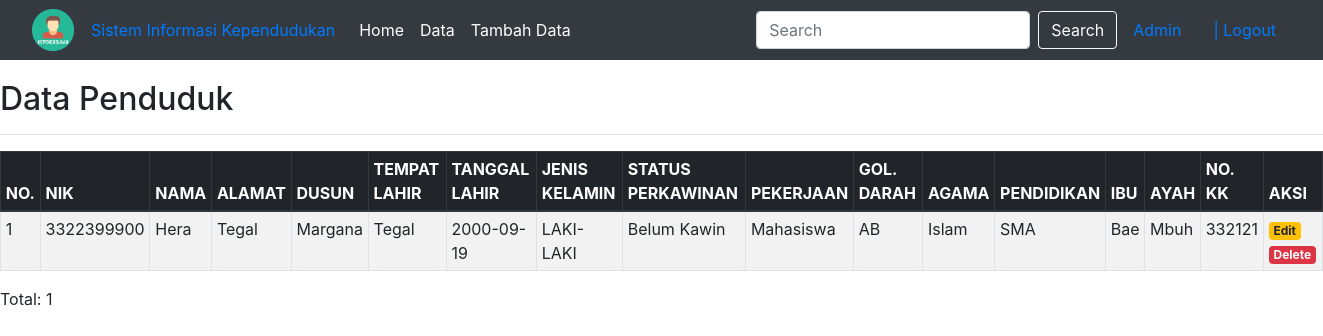
/admin/list_penduduk.php, run on the app's committed database.
### tables this page shows
CREATE TABLE `data_penduduk` (
  `id` int(11) NOT NULL,
  `NIK` char(16) NOT NULL,
  `nama` varchar(50) NOT NULL,
  `alamat` varchar(100) NOT NULL,
  `dusun` varchar(15) NOT NULL,
  `tempat_lahir` varchar(15) NOT NULL,
  `tanggal_lahir` date NOT NULL,
  `jenis_kelamin` varchar(9) NOT NULL,
  `status_perkawinan` varchar(11) NOT NULL,
  `pekerjaan` varchar(12) NOT NULL,
  `gol_darah` varchar(2) NOT NULL,
  `agama` varchar(8) NOT NULL,
  `pendidikan` varchar(12) NOT NULL,
  `ibu` varchar(25) NOT NULL,
  `ayah` varchar(25) NOT NULL,
  `no_kk` char(16) NOT NULL
);

### admin/list_penduduk.php (the view, shortened to what this page needs)
<?php
include('../config.php');
?>
<!DOCTYPE html>
<html>
<head>
	<link rel="stylesheet" href="https://stackpath.bootstrapcdn.com/bootstrap/4.1.3/css/bootstrap.min.css">
</head>
<body>
	<nav class="navbar navbar-expand-md navbar-dark bg-dark">
		<div class="container-fluid">
    <img  alt="Penduduk" src="Kependudukan.png" width="42px" style="margin: 1px;padding: 0px color:white;">
    <a href="main_menu.php" class="nav-item nav-link">Sistem Informasi Kependudukan</a>
    <div class="collapse navbar-collapse" id="navbarCollapse">
        <div class="navbar-nav">
            <a href="index.php" class="nav-item nav-link active">Home</a>
            <a href="data.php" class="nav-item nav-link active">Data</a>
            <a href="tambah_data.php" class="nav-item nav-link active">Tambah Data</a>
        </div>
        <form class="form-inline ml-auto">
            <input type="text" class="form-control mr-sm-2" placeholder="Search">
            <button type="submit" class="btn btn-outline-light">Search</button>
        </form>
        <a href="#" class="nav-item nav-link">Admin</a>
        <a href="form_login.php" class="nav-item nav-link">| Logout</a>
    </div>
</nav>
	<div class="previous" style="margin-top:20px">
		<h2>Data Penduduk</h2>
		<hr>
		<table class="table table-striped table-hover table-sm table-bordered">
			<thead class="thead-dark">
				<tr>
					<th>NO.</th>
					<th>NIK</th>
					<th>NAMA</th>
					<th>ALAMAT</th>
					<th>DUSUN</th>
					<th>TEMPAT LAHIR</th>
					<th>TANGGAL LAHIR</th>
					<th>JENIS KELAMIN</th>
					<th>STATUS PERKAWINAN</th>
					<th>PEKERJAAN</th>
					<th>GOL. DARAH</th>
					<th>AGAMA</th>
					<th>PENDIDIKAN</th>
					<th>IBU</th>
					<th>AYAH</th>
					<th>NO. KK</th>
					<th>AKSI</th>
				</tr>
			</thead>
			<tbody>
				<?php
				$sql = mysqli_query($koneksi, "SELECT * FROM data_penduduk ORDER BY id DESC") or die(mysqli_error($koneksi));
				if(mysqli_num_rows($sql) > 0){
					$no = 1;
					while($data = mysqli_fetch_assoc($sql)){
						echo '
						<tr>
							<td>'.$no.'</td>
							<td>'.$data['NIK'].'</td>
							<td>'.$data['nama'].'</td>
							<td>'.$data['alamat'].'</td>
							<td>'.$data['dusun'].'</td>
							<td>'.$data['tempat_lahir'].'</td>
							<td>'.$data['tanggal_lahir'].'</td>
							<td>'.$data['jenis_kelamin'].'</td>
							<td>'.$data['status_perkawinan'].'</td>
							<td>'.$data['pekerjaan'].'</td>
							<td>'.$data['gol_darah'].'</td>
							<td>'.$data['agama'].'</td>
							<td>'.$data['pendidikan'].'</td>
							<td>'.$data['ibu'].'</td>
							<td>'.$data['ayah'].'</td>
							<td>'.$data['no_kk'].'</td>
							<td>
								<a href="edit_penduduk.php?id='.$data['id'].'" class="badge badge-warning">Edit</a>
								<a href="delete_penduduk.php?id='.$data['id'].'" class="badge badge-danger" onclick="return confirm(\'Yakin ingin menghapus data ini?\')">Delete</a>
							</td>
						</tr>
						';
						$no++;
					}
				}else{
					echo '
					<tr>
						<td colspan="6">Tidak ada data.</td>
					</tr>
					';
				}
				?>
		</table>
		<p>Total: <?php echo mysqli_num_rows($sql) ?></p>
	</div>
</body>
</html>

### data on the page
data_penduduk: NIK "3322399900", nama "Hera", alamat "Tegal", dusun "Margana", tempat_lahir "Tegal", tanggal_lahir "2000-09-19", jenis_kelamin "LAKI-LAKI", status_perkawinan "Belum Kawin", pekerjaan "Mahasiswa", gol_darah "AB", agama "Islam", pendidikan "SMA", ibu "Bae", ayah "Mbuh", no_kk "332121"

### other printed values
mysqli_num_rows($sql) "1"
